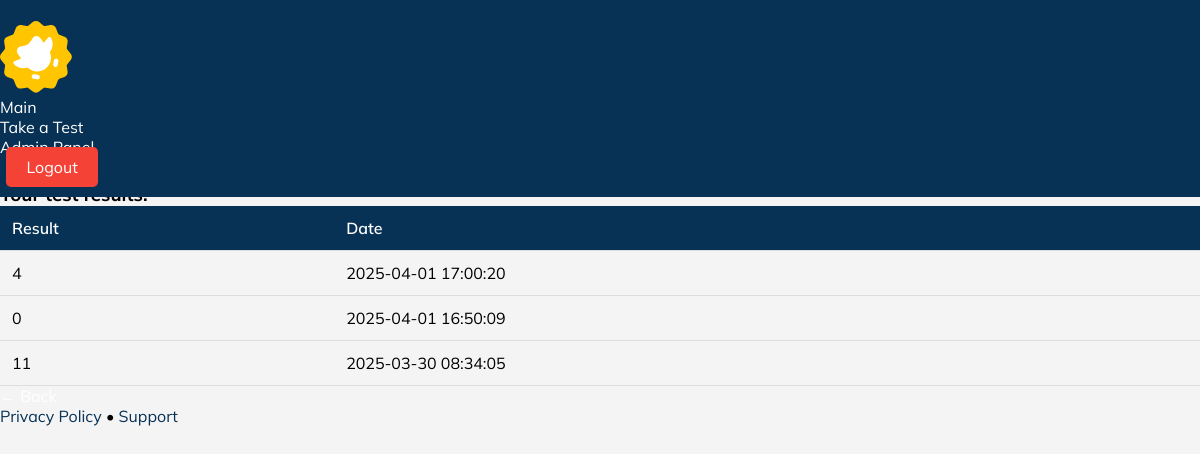
Screenshot of /profile (signed in) with the database file from the repository.
### tables this page shows
CREATE TABLE results (
    id INTEGER PRIMARY KEY AUTOINCREMENT,
    user_id INTEGER NOT NULL,
    ball INTEGER NOT NULL,
    test_date TEXT NOT NULL,
    FOREIGN KEY (user_id) REFERENCES users(id)
);

### app.py (the view)
@app.route("/profile")
def profile():
    if "user_id" not in session:
        return redirect(url_for("login"))
    user_id = session["user_id"]
    conn = conn_databaza()
    cursor = conn.cursor()
    cursor.execute("SELECT * FROM results WHERE user_id = ? ORDER BY test_date DESC", (user_id,))
    results = cursor.fetchall()
    conn.close()
    return render_template("profile.html", results=results, first_name=session["first_name"], last_name=session["last_name"])

### app.py (called while the page is built)
def conn_databaza():
    conn = sqlite3.connect("users.db")
    conn.row_factory = sqlite3.Row
    return conn

### templates/profile.html (shortened to what this page needs)
<!DOCTYPE html>
<html lang="en">
<head>
    <link rel="stylesheet" href="https://cdn.jsdelivr.net/npm/@picocss/pico@1/css/pico.min.css">
    <link rel="stylesheet" href="/static/profile.css">
</head>
<body>
    <div class="header-wrapper">
        <nav class="container">
            <ul>
                <div class="logo1">
                    <img src="/static/images/duo.svg" alt="">
                </div>
            </ul>
            <ul>
                <li><a href="/">Main</a></li>
                <li><a href="/test-cover">Take a Test</a></li>
                <li><a href="/admin">Admin Panel</a></li>
                <li><a  class="logout-btn" href="/logout">Logout</a></li>
            </ul>
        </nav>
    </div>
    <main class="container">
        <section>
            <hgroup>
                <h2>User information</h2>
                <h3>Your profile information</h3>
            </hgroup>
            <p>Name: {{ first_name }}</p>
            <p>Surname: {{ last_name }}</p>
            <h3>Your test results:</h3>
            <table>
                <thead>
                    <tr>
                        <th>Result</th>
                        <th>Date</th>
                    </tr>
                </thead>
                <tbody>
                    {% for result in results %}
                    <tr>
                        <td>{{ result["ball"] }}</td>
                        <td>{{ result["test_date"] }}</td>
                    </tr>
                    {% endfor %}
                </tbody>
            </table>
            <a href="/" role="button">← Back</a>
        </section>
    </main>
    <footer class="container">
        <a href="#">Privacy Policy</a> • <a href="#">Support</a>
    </footer>
</body>
</html>

### static/profile.css (style rules this page uses)
*, html { margin: 0; padding: 0; box-sizing: border-box; }
.container { max-width: 1200px; margin: 0 auto; }
body { font-family: 'Mulish', sans-serif; background: #f4f4f4; }
main { margin-top: 30px; }
section { margin-top: 3rem; }
.header-wrapper { background: #073255; color: white; padding: 20px 0; position: fixed; width: 100%; top: 0; left: 0; z-index: 1000; }
a { text-decoration: none; color: #ffffff; }
hgroup h2 { font-weight: 800; color: #073255; }
hgroup h3 { font-weight: 600; color:black; }
h3 { color: black; }
table { width: 100%; border-collapse: collapse; }
table th, table td { padding: 12px; border-bottom: 1px solid #ddd; text-align: left; color: black; }
table th { background: #073255; font-weight: 600; color: white; }
.logout-btn { background: #f44336; color: white; padding: 10px 20px; border: none; border-radius: 5px; cursor: pointer; margin-left: 0.4rem; }
p { font-size: 1.2rem; color: #555; margin-bottom: 1rem; }
footer a { color: #073255; text-decoration: none; }

### rows the page displays
results: ball "4", test_date "2025-04-01 17:00:20"
results: ball "0", test_date "2025-04-01 16:50:09"
results: ball "11", test_date "2025-03-30 08:34:05"
